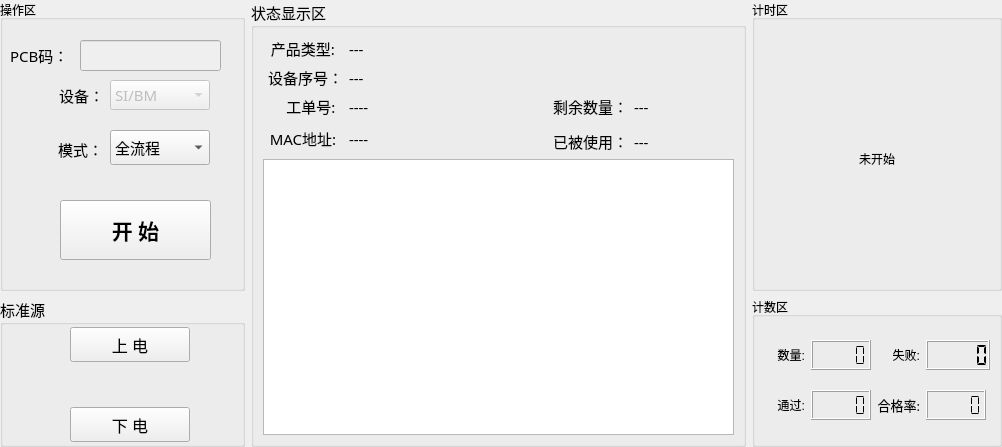
<?xml version="1.0" encoding="UTF-8"?>
<ui version="4.0">
 <class>Home_WorkWid</class>
 <widget class="QWidget" name="Home_WorkWid">
  <property name="geometry">
   <rect>
    <x>0</x>
    <y>0</y>
    <width>1002</width>
    <height>447</height>
   </rect>
  </property>
  <property name="windowTitle">
   <string>Form</string>
  </property>
  <layout class="QGridLayout" name="gridLayout_2">
   <property name="leftMargin">
    <number>0</number>
   </property>
   <property name="topMargin">
    <number>0</number>
   </property>
   <property name="rightMargin">
    <number>0</number>
   </property>
   <property name="bottomMargin">
    <number>0</number>
   </property>
   <item row="1" column="2">
    <widget class="QGroupBox" name="groupBox_3">
     <property name="maximumSize">
      <size>
       <width>250</width>
       <height>150</height>
      </size>
     </property>
     <property name="title">
      <string>计数区</string>
     </property>
     <layout class="QGridLayout" name="gridLayout_4">
      <item row="0" column="0">
       <widget class="QLabel" name="label_27">
        <property name="maximumSize">
         <size>
          <width>45</width>
          <height>30</height>
         </size>
        </property>
        <property name="text">
         <string>数量:</string>
        </property>
        <property name="alignment">
         <set>Qt::AlignRight|Qt::AlignTrailing|Qt::AlignVCenter</set>
        </property>
       </widget>
      </item>
      <item row="0" column="1">
       <widget class="QLCDNumber" name="allLcd">
        <property name="maximumSize">
         <size>
          <width>60</width>
          <height>30</height>
         </size>
        </property>
        <property name="digitCount">
         <number>5</number>
        </property>
        <property name="segmentStyle">
         <enum>QLCDNumber::Flat</enum>
        </property>
       </widget>
      </item>
      <item row="0" column="2">
       <widget class="QLabel" name="label_28">
        <property name="maximumSize">
         <size>
          <width>45</width>
          <height>30</height>
         </size>
        </property>
        <property name="text">
         <string>失败:</string>
        </property>
        <property name="alignment">
         <set>Qt::AlignRight|Qt::AlignTrailing|Qt::AlignVCenter</set>
        </property>
       </widget>
      </item>
      <item row="0" column="3">
       <widget class="QLCDNumber" name="errLcd">
        <property name="maximumSize">
         <size>
          <width>70</width>
          <height>35</height>
         </size>
        </property>
        <property name="digitCount">
         <number>5</number>
        </property>
        <property name="segmentStyle">
         <enum>QLCDNumber::Flat</enum>
        </property>
        <property name="value" stdset="0">
         <double>0.000000000000000</double>
        </property>
        <property name="intValue" stdset="0">
         <number>0</number>
        </property>
       </widget>
      </item>
      <item row="1" column="0">
       <widget class="QLabel" name="label_29">
        <property name="maximumSize">
         <size>
          <width>45</width>
          <height>30</height>
         </size>
        </property>
        <property name="text">
         <string>通过:</string>
        </property>
        <property name="alignment">
         <set>Qt::AlignRight|Qt::AlignTrailing|Qt::AlignVCenter</set>
        </property>
       </widget>
      </item>
      <item row="1" column="1">
       <widget class="QLCDNumber" name="okLcd">
        <property name="maximumSize">
         <size>
          <width>60</width>
          <height>30</height>
         </size>
        </property>
        <property name="digitCount">
         <number>5</number>
        </property>
        <property name="segmentStyle">
         <enum>QLCDNumber::Flat</enum>
        </property>
        <property name="intValue" stdset="0">
         <number>0</number>
        </property>
       </widget>
      </item>
      <item row="1" column="2">
       <widget class="QLabel" name="label_30">
        <property name="maximumSize">
         <size>
          <width>60</width>
          <height>30</height>
         </size>
        </property>
        <property name="font">
         <font>
          <family>微软雅黑</family>
          <pointsize>10</pointsize>
         </font>
        </property>
        <property name="text">
         <string>合格率:</string>
        </property>
        <property name="alignment">
         <set>Qt::AlignRight|Qt::AlignTrailing|Qt::AlignVCenter</set>
        </property>
       </widget>
      </item>
      <item row="1" column="3">
       <widget class="QLCDNumber" name="passLcd">
        <property name="maximumSize">
         <size>
          <width>60</width>
          <height>30</height>
         </size>
        </property>
        <property name="digitCount">
         <number>5</number>
        </property>
        <property name="segmentStyle">
         <enum>QLCDNumber::Flat</enum>
        </property>
       </widget>
      </item>
     </layout>
    </widget>
   </item>
   <item row="0" column="0">
    <widget class="QGroupBox" name="groupBox_2">
     <property name="maximumSize">
      <size>
       <width>245</width>
       <height>16777215</height>
      </size>
     </property>
     <property name="title">
      <string>操作区</string>
     </property>
     <widget class="QPushButton" name="startBtn">
      <property name="geometry">
       <rect>
        <x>60</x>
        <y>200</y>
        <width>151</width>
        <height>60</height>
       </rect>
      </property>
      <property name="minimumSize">
       <size>
        <width>120</width>
        <height>0</height>
       </size>
      </property>
      <property name="maximumSize">
       <size>
        <width>200</width>
        <height>60</height>
       </size>
      </property>
      <property name="font">
       <font>
        <family>微软雅黑</family>
        <pointsize>16</pointsize>
        <bold>true</bold>
       </font>
      </property>
      <property name="text">
       <string>开 始</string>
      </property>
     </widget>
     <widget class="QComboBox" name="typeComboBox">
      <property name="enabled">
       <bool>false</bool>
      </property>
      <property name="geometry">
       <rect>
        <x>110</x>
        <y>80</y>
        <width>100</width>
        <height>30</height>
       </rect>
      </property>
      <property name="minimumSize">
       <size>
        <width>100</width>
        <height>30</height>
       </size>
      </property>
      <property name="maximumSize">
       <size>
        <width>100</width>
        <height>16777215</height>
       </size>
      </property>
      <property name="font">
       <font>
        <family>微软雅黑</family>
        <pointsize>11</pointsize>
       </font>
      </property>
      <item>
       <property name="text">
        <string>SI/BM</string>
       </property>
      </item>
      <item>
       <property name="text">
        <string>IP-PDU</string>
       </property>
      </item>
     </widget>
     <widget class="QLabel" name="label_9">
      <property name="geometry">
       <rect>
        <x>49</x>
        <y>78</y>
        <width>55</width>
        <height>35</height>
       </rect>
      </property>
      <property name="minimumSize">
       <size>
        <width>55</width>
        <height>35</height>
       </size>
      </property>
      <property name="maximumSize">
       <size>
        <width>70</width>
        <height>35</height>
       </size>
      </property>
      <property name="font">
       <font>
        <family>微软雅黑</family>
        <pointsize>11</pointsize>
       </font>
      </property>
      <property name="text">
       <string>设备：</string>
      </property>
      <property name="alignment">
       <set>Qt::AlignRight|Qt::AlignTrailing|Qt::AlignVCenter</set>
      </property>
     </widget>
     <widget class="QComboBox" name="modeBox">
      <property name="geometry">
       <rect>
        <x>110</x>
        <y>130</y>
        <width>100</width>
        <height>35</height>
       </rect>
      </property>
      <property name="minimumSize">
       <size>
        <width>100</width>
        <height>0</height>
       </size>
      </property>
      <property name="font">
       <font>
        <family>微软雅黑</family>
        <pointsize>11</pointsize>
       </font>
      </property>
      <item>
       <property name="text">
        <string>全流程</string>
       </property>
      </item>
      <item>
       <property name="text">
        <string>读取数据</string>
       </property>
      </item>
     </widget>
     <widget class="QLabel" name="label_10">
      <property name="geometry">
       <rect>
        <x>48</x>
        <y>132</y>
        <width>55</width>
        <height>35</height>
       </rect>
      </property>
      <property name="minimumSize">
       <size>
        <width>55</width>
        <height>35</height>
       </size>
      </property>
      <property name="maximumSize">
       <size>
        <width>70</width>
        <height>35</height>
       </size>
      </property>
      <property name="font">
       <font>
        <family>微软雅黑</family>
        <pointsize>11</pointsize>
       </font>
      </property>
      <property name="text">
       <string>模式：</string>
      </property>
      <property name="alignment">
       <set>Qt::AlignRight|Qt::AlignTrailing|Qt::AlignVCenter</set>
      </property>
     </widget>
     <widget class="QLabel" name="pcb_label">
      <property name="geometry">
       <rect>
        <x>10</x>
        <y>45</y>
        <width>61</width>
        <height>21</height>
       </rect>
      </property>
      <property name="font">
       <font>
        <family>微软雅黑</family>
        <pointsize>11</pointsize>
       </font>
      </property>
      <property name="text">
       <string>PCB码：</string>
      </property>
     </widget>
     <widget class="QLineEdit" name="pcbEdit">
      <property name="enabled">
       <bool>false</bool>
      </property>
      <property name="geometry">
       <rect>
        <x>80</x>
        <y>40</y>
        <width>141</width>
        <height>31</height>
       </rect>
      </property>
      <property name="font">
       <font>
        <family>微软雅黑</family>
        <pointsize>11</pointsize>
       </font>
      </property>
     </widget>
    </widget>
   </item>
   <item row="0" column="2">
    <widget class="QGroupBox" name="groupBox_1">
     <property name="minimumSize">
      <size>
       <width>0</width>
       <height>150</height>
      </size>
     </property>
     <property name="maximumSize">
      <size>
       <width>260</width>
       <height>300</height>
      </size>
     </property>
     <property name="title">
      <string>计时区</string>
     </property>
     <layout class="QGridLayout" name="gridLayout_3">
      <property name="leftMargin">
       <number>0</number>
      </property>
      <property name="topMargin">
       <number>10</number>
      </property>
      <property name="rightMargin">
       <number>0</number>
      </property>
      <property name="bottomMargin">
       <number>0</number>
      </property>
      <item row="0" column="0" colspan="2">
       <widget class="QLabel" name="timeLab">
        <property name="text">
         <string>未开始</string>
        </property>
        <property name="alignment">
         <set>Qt::AlignCenter</set>
        </property>
       </widget>
      </item>
     </layout>
    </widget>
   </item>
   <item row="0" column="1" rowspan="2">
    <widget class="QGroupBox" name="groupBox_6">
     <property name="font">
      <font>
       <family>微软雅黑</family>
       <pointsize>11</pointsize>
      </font>
     </property>
     <property name="title">
      <string>状态显示区</string>
     </property>
     <layout class="QGridLayout" name="gridLayout_6">
      <item row="0" column="0">
       <widget class="QLabel" name="label_33">
        <property name="minimumSize">
         <size>
          <width>0</width>
          <height>20</height>
         </size>
        </property>
        <property name="maximumSize">
         <size>
          <width>80</width>
          <height>30</height>
         </size>
        </property>
        <property name="text">
         <string>产品类型:</string>
        </property>
        <property name="alignment">
         <set>Qt::AlignCenter</set>
        </property>
       </widget>
      </item>
      <item row="0" column="1" colspan="3">
       <widget class="QLabel" name="devLab">
        <property name="minimumSize">
         <size>
          <width>0</width>
          <height>20</height>
         </size>
        </property>
        <property name="text">
         <string>---</string>
        </property>
       </widget>
      </item>
      <item row="1" column="0">
       <widget class="QLabel" name="label_34">
        <property name="minimumSize">
         <size>
          <width>80</width>
          <height>20</height>
         </size>
        </property>
        <property name="maximumSize">
         <size>
          <width>80</width>
          <height>30</height>
         </size>
        </property>
        <property name="text">
         <string>设备序号：</string>
        </property>
        <property name="alignment">
         <set>Qt::AlignRight|Qt::AlignTrailing|Qt::AlignVCenter</set>
        </property>
       </widget>
      </item>
      <item row="1" column="1" colspan="3">
       <widget class="QLabel" name="snLab">
        <property name="minimumSize">
         <size>
          <width>0</width>
          <height>20</height>
         </size>
        </property>
        <property name="text">
         <string>---</string>
        </property>
       </widget>
      </item>
      <item row="2" column="0">
       <widget class="QLabel" name="label_35">
        <property name="minimumSize">
         <size>
          <width>0</width>
          <height>20</height>
         </size>
        </property>
        <property name="maximumSize">
         <size>
          <width>80</width>
          <height>30</height>
         </size>
        </property>
        <property name="text">
         <string>    工单号:</string>
        </property>
        <property name="alignment">
         <set>Qt::AlignCenter</set>
        </property>
       </widget>
      </item>
      <item row="2" column="1">
       <widget class="QLabel" name="userLab">
        <property name="text">
         <string>----</string>
        </property>
       </widget>
      </item>
      <item row="2" column="2">
       <widget class="QLabel" name="label_38">
        <property name="minimumSize">
         <size>
          <width>80</width>
          <height>20</height>
         </size>
        </property>
        <property name="maximumSize">
         <size>
          <width>80</width>
          <height>30</height>
         </size>
        </property>
        <property name="text">
         <string>剩余数量：</string>
        </property>
        <property name="alignment">
         <set>Qt::AlignRight|Qt::AlignTrailing|Qt::AlignVCenter</set>
        </property>
       </widget>
      </item>
      <item row="2" column="3">
       <widget class="QLabel" name="cntLab">
        <property name="maximumSize">
         <size>
          <width>100</width>
          <height>16777215</height>
         </size>
        </property>
        <property name="text">
         <string>---</string>
        </property>
       </widget>
      </item>
      <item row="3" column="0" rowspan="2">
       <widget class="QLabel" name="label_36">
        <property name="minimumSize">
         <size>
          <width>0</width>
          <height>20</height>
         </size>
        </property>
        <property name="maximumSize">
         <size>
          <width>80</width>
          <height>30</height>
         </size>
        </property>
        <property name="text">
         <string>MAC地址:</string>
        </property>
        <property name="alignment">
         <set>Qt::AlignCenter</set>
        </property>
       </widget>
      </item>
      <item row="3" column="1" rowspan="2" colspan="2">
       <widget class="QLabel" name="macLab">
        <property name="text">
         <string>----</string>
        </property>
       </widget>
      </item>
      <item row="4" column="2">
       <widget class="QLabel" name="label_37">
        <property name="minimumSize">
         <size>
          <width>80</width>
          <height>20</height>
         </size>
        </property>
        <property name="maximumSize">
         <size>
          <width>80</width>
          <height>30</height>
         </size>
        </property>
        <property name="text">
         <string>已被使用：</string>
        </property>
        <property name="alignment">
         <set>Qt::AlignRight|Qt::AlignTrailing|Qt::AlignVCenter</set>
        </property>
       </widget>
      </item>
      <item row="4" column="3">
       <widget class="QLabel" name="macCntLab">
        <property name="maximumSize">
         <size>
          <width>100</width>
          <height>16777215</height>
         </size>
        </property>
        <property name="text">
         <string>---</string>
        </property>
       </widget>
      </item>
      <item row="5" column="0" colspan="4">
       <widget class="QTextEdit" name="textEdit">
        <property name="enabled">
         <bool>true</bool>
        </property>
        <property name="readOnly">
         <bool>true</bool>
        </property>
       </widget>
      </item>
     </layout>
    </widget>
   </item>
   <item row="1" column="0">
    <widget class="QGroupBox" name="groupBox_4">
     <property name="font">
      <font>
       <family>微软雅黑</family>
       <pointsize>11</pointsize>
      </font>
     </property>
     <property name="title">
      <string>标准源</string>
     </property>
     <widget class="QPushButton" name="upBtn">
      <property name="geometry">
       <rect>
        <x>70</x>
        <y>30</y>
        <width>120</width>
        <height>35</height>
       </rect>
      </property>
      <property name="font">
       <font>
        <family>微软雅黑</family>
        <pointsize>12</pointsize>
       </font>
      </property>
      <property name="text">
       <string>上 电</string>
      </property>
     </widget>
     <widget class="QPushButton" name="downBtn">
      <property name="geometry">
       <rect>
        <x>70</x>
        <y>110</y>
        <width>120</width>
        <height>35</height>
       </rect>
      </property>
      <property name="font">
       <font>
        <family>微软雅黑</family>
        <pointsize>12</pointsize>
       </font>
      </property>
      <property name="text">
       <string>下 电</string>
      </property>
     </widget>
    </widget>
   </item>
  </layout>
 </widget>
 <resources/>
 <connections/>
</ui>
